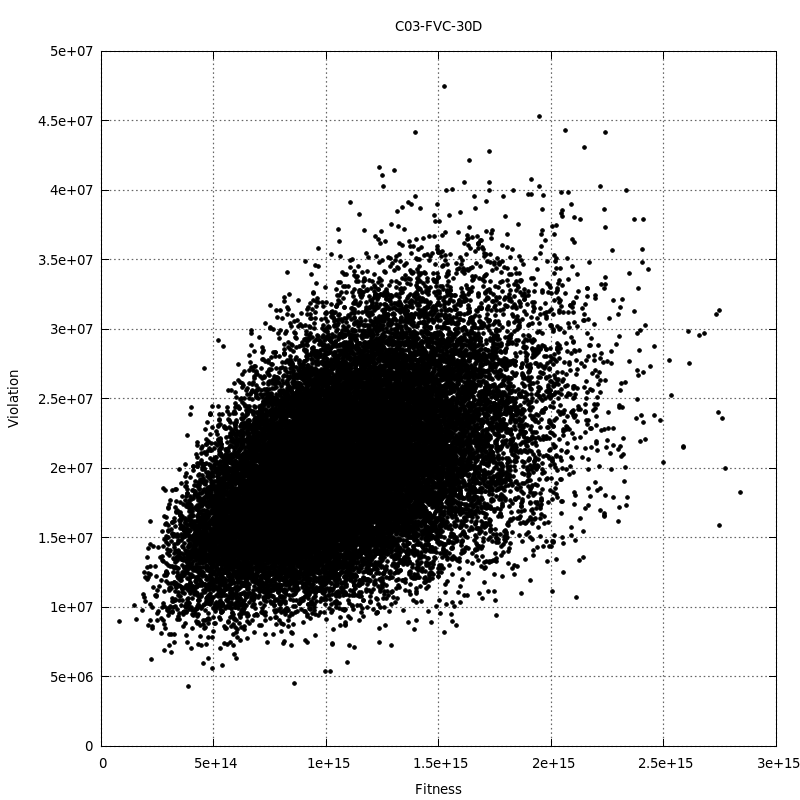

This chart was generated by the following gnuplot code:
set terminal pngcairo size 800,800 enhanced font 'Verdana,10'
set output "30DFVC.png"
set title "C03-FVC-30D"
#
set xlabel "Fitness"
set ylabel "Violation"
set grid ytics lt 0 lw 2 lc rgb "#666666"
set grid xtics lt 0 lw 2 lc rgb "#666666"
#
plot "data/30DFVC.dat" using 1:2 title '' pt 7 ps 0.6 lt 0
